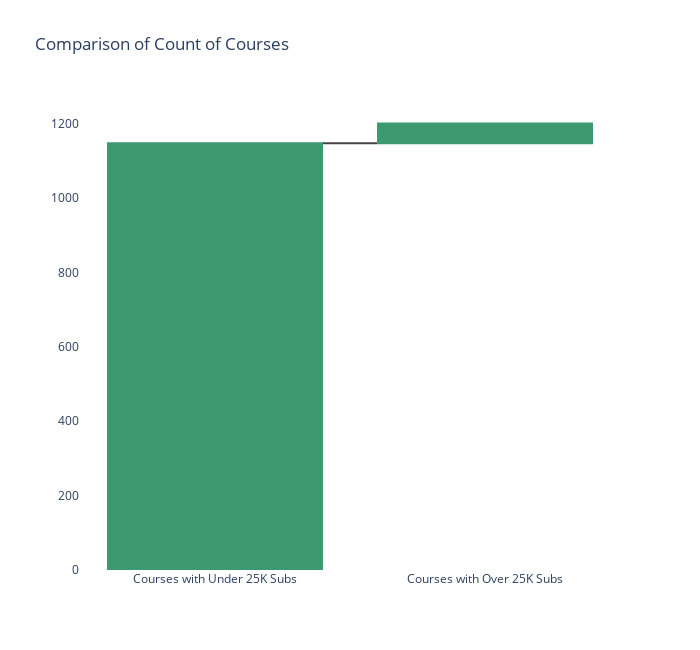

Notebook code for this chart:
### Code cell
plt.figure(figsize=(18,18))
fig = go.Figure(go.Waterfall(x=stats.Percentile,y=stats["Sum Number of Courses Held"]))
fig.update_layout(title='Comparison of Count of Courses',plot_bgcolor='rgba(0,0,0,0)',height=650,width=700)
fig.show()

### Figure 1 — Plotly figure (JSON) as saved in the notebook; plotly's stock layout.template omitted (floating-point values rounded to 4 significant figures)
{"data": [{"type": "waterfall", "x": ["Courses with Under 25K Subs", "Courses with Over 25K Subs"], "y": [1147, 53]}], "layout": {"height": 650, "plot_bgcolor": "rgba(0, 0, 0, 0)", "title": {"text": "Comparison of Count of Courses"}, "width": 700, "xaxis": {"autorange": true, "range": [-0.5, 1.5], "type": "category"}, "yaxis": {"autorange": true, "range": [0, 1263.0], "type": "linear"}}}
